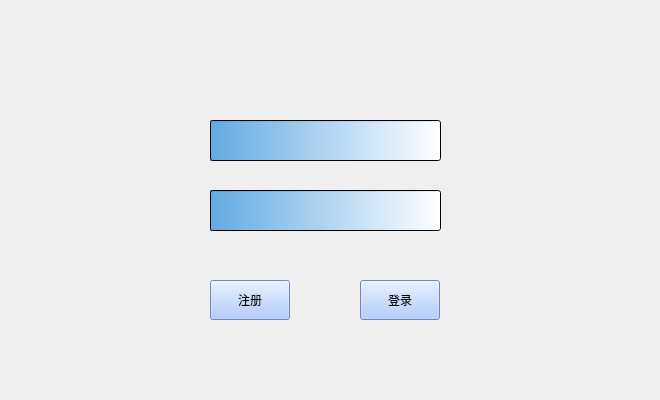
<?xml version="1.0" encoding="UTF-8"?>
<ui version="4.0">
 <class>login</class>
 <widget class="QWidget" name="login">
  <property name="geometry">
   <rect>
    <x>0</x>
    <y>0</y>
    <width>660</width>
    <height>400</height>
   </rect>
  </property>
  <property name="minimumSize">
   <size>
    <width>660</width>
    <height>400</height>
   </size>
  </property>
  <property name="maximumSize">
   <size>
    <width>660</width>
    <height>400</height>
   </size>
  </property>
  <property name="windowTitle">
   <string>login</string>
  </property>
  <widget class="QLineEdit" name="username_line">
   <property name="geometry">
    <rect>
     <x>210</x>
     <y>120</y>
     <width>231</width>
     <height>41</height>
    </rect>
   </property>
   <property name="styleSheet">
    <string notr="true">background-color: qlineargradient(spread:pad, x1:0, y1:0, x2:1, y2:0, stop:0 rgba(98, 170, 227, 255), stop:1 rgba(255, 255, 255, 255));
font: 11pt &quot;微软雅黑&quot;;
color: rgb(255, 230, 129);
</string>
   </property>
  </widget>
  <widget class="QLineEdit" name="password_line">
   <property name="geometry">
    <rect>
     <x>210</x>
     <y>190</y>
     <width>231</width>
     <height>41</height>
    </rect>
   </property>
   <property name="styleSheet">
    <string notr="true">background-color: qlineargradient(spread:pad, x1:0, y1:0, x2:1, y2:0, stop:0 rgba(98, 170, 227, 255), stop:1 rgba(255, 255, 255, 255));
font: 11pt &quot;微软雅黑&quot;;
color: rgb(255, 230, 129);</string>
   </property>
  </widget>
  <widget class="QPushButton" name="login_button">
   <property name="geometry">
    <rect>
     <x>360</x>
     <y>280</y>
     <width>80</width>
     <height>40</height>
    </rect>
   </property>
   <property name="minimumSize">
    <size>
     <width>80</width>
     <height>40</height>
    </size>
   </property>
   <property name="maximumSize">
    <size>
     <width>80</width>
     <height>40</height>
    </size>
   </property>
   <property name="styleSheet">
    <string notr="true">border-color: rgb(129, 169, 255);
background-color: rgb(158, 189, 255);</string>
   </property>
   <property name="text">
    <string>登录</string>
   </property>
  </widget>
  <widget class="QPushButton" name="register_button">
   <property name="geometry">
    <rect>
     <x>210</x>
     <y>280</y>
     <width>80</width>
     <height>40</height>
    </rect>
   </property>
   <property name="minimumSize">
    <size>
     <width>80</width>
     <height>40</height>
    </size>
   </property>
   <property name="maximumSize">
    <size>
     <width>80</width>
     <height>40</height>
    </size>
   </property>
   <property name="styleSheet">
    <string notr="true">border-color: rgb(129, 169, 255);
background-color: rgb(158, 189, 255);</string>
   </property>
   <property name="text">
    <string>注册</string>
   </property>
  </widget>
  <widget class="QLabel" name="label">
   <property name="geometry">
    <rect>
     <x>400</x>
     <y>120</y>
     <width>41</width>
     <height>41</height>
    </rect>
   </property>
   <property name="styleSheet">
    <string notr="true">border-image: url(:/icon/user.png);</string>
   </property>
   <property name="text">
    <string/>
   </property>
  </widget>
  <widget class="QLabel" name="label_2">
   <property name="geometry">
    <rect>
     <x>400</x>
     <y>190</y>
     <width>41</width>
     <height>41</height>
    </rect>
   </property>
   <property name="styleSheet">
    <string notr="true">border-image: url(:/icon/钥匙.png);</string>
   </property>
   <property name="text">
    <string/>
   </property>
  </widget>
 </widget>
 <layoutdefault spacing="6" margin="11"/>
 <resources/>
 <connections/>
</ui>
